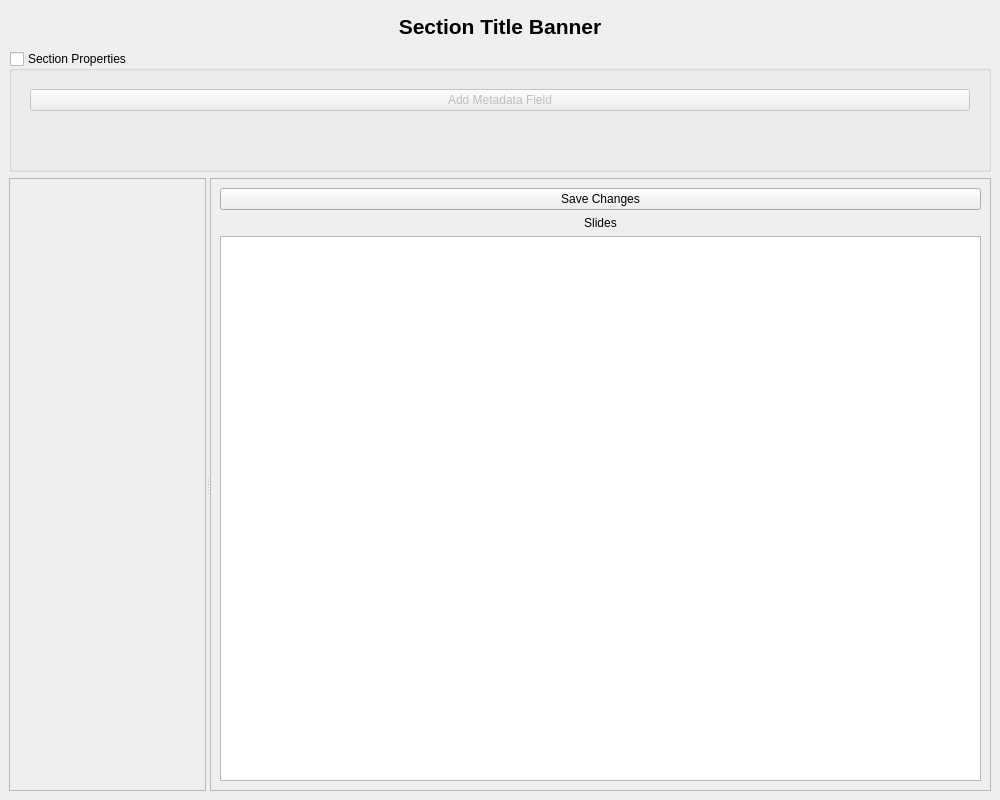
<?xml version="1.0" encoding="UTF-8"?>
<ui version="4.0">
	<class>MainWindow</class>
	<widget class="QMainWindow" name="MainWindow">
		<property name="geometry">
			<rect>
				<x>0</x>
				<y>0</y>
				<width>1000</width>
				<height>800</height>
			</rect>
		</property>
		<property name="windowTitle">
			<string>Mass Slide Editor</string>
		</property>
		<widget class="QWidget" name="centralwidget">
			<layout class="QVBoxLayout" name="root_vertical_layout_for_banner_and_splitter">
				<!-- Renamed for clarity -->
				<item>
					<layout class="QHBoxLayout" name="top_banner_layout">						
						<item>
							<widget class="QLabel" name="section_title_banner_label">
								<property name="sizePolicy">
									<sizepolicy hsizetype="Expanding" vsizetype="Fixed"> <!-- Make label expand -->
										<horstretch>1</horstretch> <!-- Give it stretch priority -->
										<verstretch>0</verstretch>
									</sizepolicy>
								</property>
								<property name="text">
									<string>Section Title Banner</string>
								</property>
								<property name="alignment">
									<set>Qt::AlignCenter</set>
								</property>
								<property name="styleSheet"><string notr="true">font-size: 16pt; font-weight: bold; padding: 5px; border-bottom: 1px solid #aaaaaa;</string></property>
							</widget>
						</item>
					</layout>
				</item>
				<!-- New Fold-up Section using QGroupBox -->
				<item>
					<widget class="QGroupBox" name="section_properties_group_box">
						<property name="sizePolicy">
							<sizepolicy hsizetype="Preferred" vsizetype="Maximum">
								<horstretch>0</horstretch>
								<verstretch>0</verstretch>
							</sizepolicy>
						</property>
						<property name="title">
							<string>Section Properties</string>
						</property>
						<property name="checkable">
							<bool>true</bool>
						</property>
						<property name="checked">
							<bool>false</bool> <!-- Start collapsed -->
						</property>
						<layout class="QVBoxLayout" name="group_box_main_layout">
							<item>
								<widget class="QWidget" name="section_properties_content_container">
									<layout class="QVBoxLayout" name="section_properties_content_layout">
										<item>
											<!-- This QVBoxLayout will hold dynamically added metadata rows -->
											<layout class="QVBoxLayout" name="metadata_entries_layout">
												<!-- Initially empty, to be populated by Python code -->
												<!-- Example of how a row might look (for visualization, not to be static in UI):
												<layout class="QHBoxLayout">
													<item><widget class="QComboBox"/></item>
													<item><widget class="QLineEdit"/></item>
													<item><widget class="QPushButton" name="remove_metadata_button_example">
														<property name="text"><string>-</string></property>
														<property name="maximumSize"><size><width>30</width><height>16777215</height></size></property>
													</widget></item>
												</layout>
												-->
											</layout>
										</item>
										<item>
											<widget class="QPushButton" name="add_metadata_button">
												<property name="text">
													<string>Add Metadata Field</string>
												</property>
											</widget>
										</item>
										<item>
											<spacer name="metadata_vertical_spacer">
												<property name="orientation">
													<enum>Qt::Vertical</enum>
												</property>
												<property name="sizeHint" stdset="0">
													<size><width>20</width><height>40</height></size>
												</property>
												<property name="sizeType"><enum>QSizePolicy::Expanding</enum></property>
											</spacer>
										</item>
									</layout>
								</widget>
							</item>
						</layout>
					</widget>
				</item>
				<item>
					<widget class="QSplitter" name="main_splitter">
						<property name="orientation">
							<enum>Qt::Horizontal</enum>
						</property>
						<widget class="QWidget" name="left_panel_widget">
							<!-- New container for main editor area -->
							<layout class="QVBoxLayout" name="main_editor_area_layout">
								<item>
									<widget class="QScrollArea" name="main_slides_scroll_area">
										<property name="widgetResizable">
											<bool>true</bool>
										</property>
										<widget class="QWidget" name="scrollAreaContentWidget">
											<property name="geometry">
												<rect>
													<x>0</x>
													<y>0</y>
													<width>698</width>
													<!-- This will adjust dynamically -->
													<height>776</height>
													<!-- This will adjust dynamically -->
												</rect>
											</property>
											<layout class="QVBoxLayout" name="slides_container_layout"></layout>
										</widget>
									</widget>
								</item>
							</layout>
						</widget>
						<widget class="QFrame" name="right_sidebar_frame">
							<property name="minimumSize">
								<size>
									<width>150</width>
									<height>0</height>
								</size>
							</property>
							<!-- Removed maximumSize to allow it to be resized larger -->
							<!-- <property name="maximumSize"><size><width>200</width><height>16777215</height></size></property> -->
							<property name="frameShape">
								<enum>QFrame::StyledPanel</enum>
							</property>
							<property name="frameShadow">
								<enum>QFrame::Raised</enum>
							</property>
							<layout class="QVBoxLayout" name="right_sidebar_layout">
								<item>
									<widget class="QPushButton" name="save_sidebar_button">
										<property name="text">
											<string>Save Changes</string>
										</property>
									</widget>
								</item>
								<item>
									<widget class="QLabel" name="slides_label">
										<property name="text">
											<string>Slides</string>
										</property>
										<property name="alignment">
											<set>Qt::AlignCenter</set>
										</property>
									</widget>
								</item>
								<item>
									<widget class="QScrollArea" name="right_slides_scroll_area">
										<property name="widgetResizable">
											<bool>true</bool>
										</property>
										<widget class="QListWidget" name="slide_thumbnails_list_widget">
											<property name="geometry">
												<rect>
													<x>0</x>
													<y>0</y>
													<width>178</width>
													<!-- This will adjust dynamically -->
													<height>746</height>
													<!-- This will adjust dynamically -->
												</rect>
											</property>
											<property name="frameShape">
												<enum>QFrame::NoFrame</enum>
											</property>
											<property name="frameShadow">
												<enum>QFrame::Plain</enum>
											</property>
										</widget>
									</widget>
								</item>
							</layout>
						</widget>
					</widget>
				</item>
			</layout>
		</widget>
	</widget>
	<resources/>
	<connections/>
	</ui>
